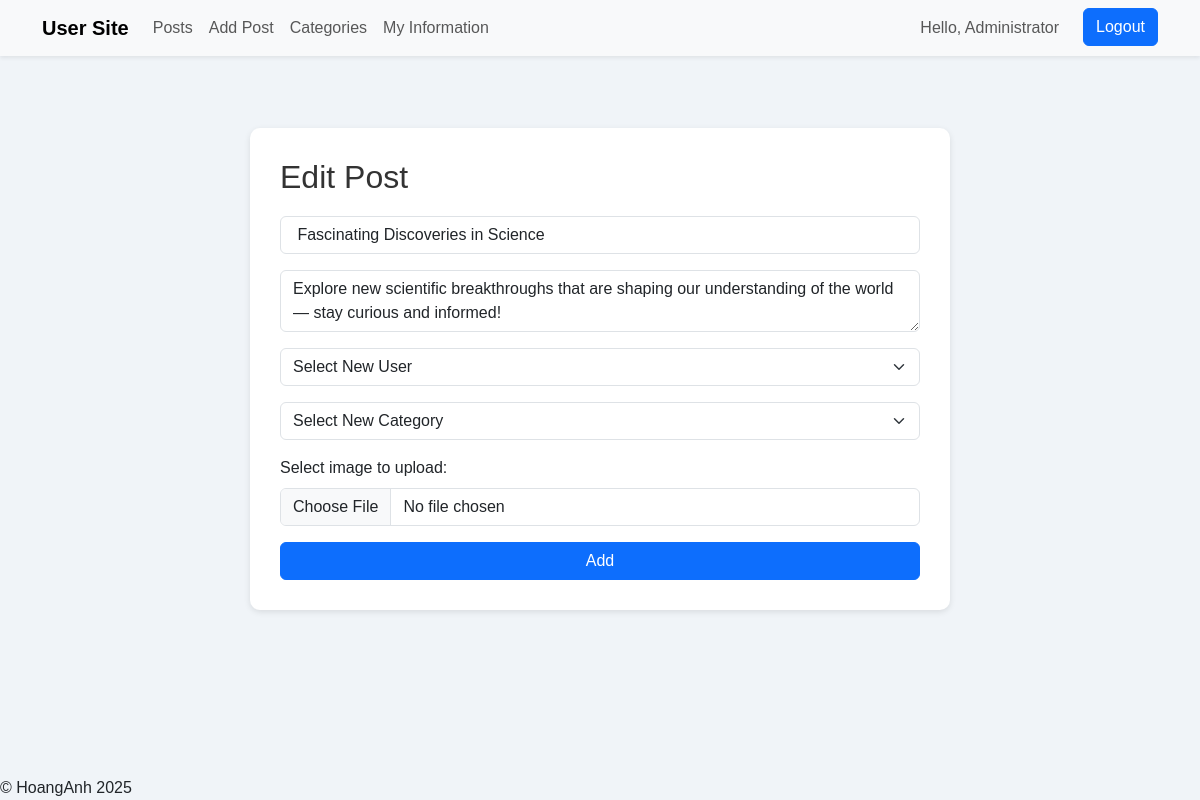
The app's page /users/user_editpost.php?id=1 (signed in) with its own data.
### tables this page shows
CREATE TABLE `post` (
  `id` int(11) NOT NULL,
  `user_id` int(11) DEFAULT NULL,
  `category_id` int(11) DEFAULT NULL,
  `title` varchar(255) DEFAULT NULL,
  `content` text DEFAULT NULL,
  `image` varchar(255) DEFAULT NULL,
  `date` datetime DEFAULT NULL
);

### users/user_editpost.php (called while the page is built, shortened)
<?php require "login/check.php";
include '../includes/DatabaseConnection.php';
include '../includes/DatabaseFunctions.php';
    try{
        $post_image = null;
    if(isset($_POST['title']) && isset($_POST['id'])){
        updatePost($pdo, $_POST['id'], $_POST['title'], $_POST['content'], $post_image, $_POST['categories'], $_POST['users']);
        header('location: user_posts.php');
    }else{
        $post = getPost($pdo, $_GET['id']);
        include 'templates/user_editpost.html.php';
    }
}catch(PDOException $e){
    $title = 'error has occured';
    $output = 'Error editing joke: ' . $e->getMessage();
}
include 'templates/user_layout.html.php';

### includes/DatabaseFunctions.php (called while the page is built, shortened)
<?php
function query($pdo, $sql, $parameters = []) {
    $query = $pdo->prepare($sql);
    $query->execute($parameters);
    return $query;
}
function getPost($pdo, $id){
    $parameters = [':id' => $id];
    $query = query($pdo, 'SELECT * FROM post WHERE id = :id', $parameters);
    return $query->fetch();
}
?>

### users/templates/user_editpost.html.php (the view, shortened to what this page needs)
<head>
    <link href="https://cdn.jsdelivr.net/npm/bootstrap@5.3.2/dist/css/bootstrap.min.css" rel="stylesheet">
</head>
<body>
<div>
    <div class="content flex-grow-1 p-4">
        <div class="form-container">
            <h2>Edit Post</h2>
            <form method="post" action="user_editpost.php" enctype="multipart/form-data">
                <div class="mb-3">
                    <input type="text" name="title" class="form-control" placeholder="Title" value="<?= htmlspecialchars($post['title'], ENT_QUOTES, 'UTF-8') ?>" required>
                </div>
                <div class="mb-3">
                    <textarea name="content" class="form-control" placeholder="Content" required><?= htmlspecialchars($post['content'], ENT_QUOTES, 'UTF-8') ?></textarea>
                </div>
                <div class="mb-3">
                    <select name="users" class="form-select" required>
                        <option value="<?= htmlspecialchars($post['user_id'], ENT_QUOTES, 'UTF-8') ?>">Select New User</option>
                    </select>
                </div>
                <div class="mb-3">
                    <select name="categories" class="form-select" required>
                        <option value="<?=htmlspecialchars($post['category_id'])?>">Select New Category</option>
                    </select>
                </div>
                <div class="mb-3">
                    <label for="image" class="form-label">Select image to upload:</label>
                    <input type="file" name="image" id="image" class="form-control" accept="image/*">
                </div>
                <button type="submit" name="submit" class="btn btn-primary w-100">Add</button>
            </form>
        </div>
    </div>
</div>
</body>

### users/templates/user_editpost.html.php (style rules this page uses)
body { font-family: Arial, sans-serif; background-color: #f0f4f8; margin: 0; display: flex; min-height: 100vh; }
.form-container { background: white; padding: 30px; border-radius: 10px; box-shadow: 0 2px 6px rgba(0,0,0,0.1); max-width: 700px; margin: auto; }
.form-container h2 { margin-bottom: 20px; color: #333; }
.form-container input, .form-container textarea, .form-container select { width: 100%; }

### records on screen
post: title "Fascinating Discoveries in Science", content "Explore new scientific breakthroughs that are shaping our understanding of the world — stay curious and informed!"

### other values on screen
$fullname "Administrator"
